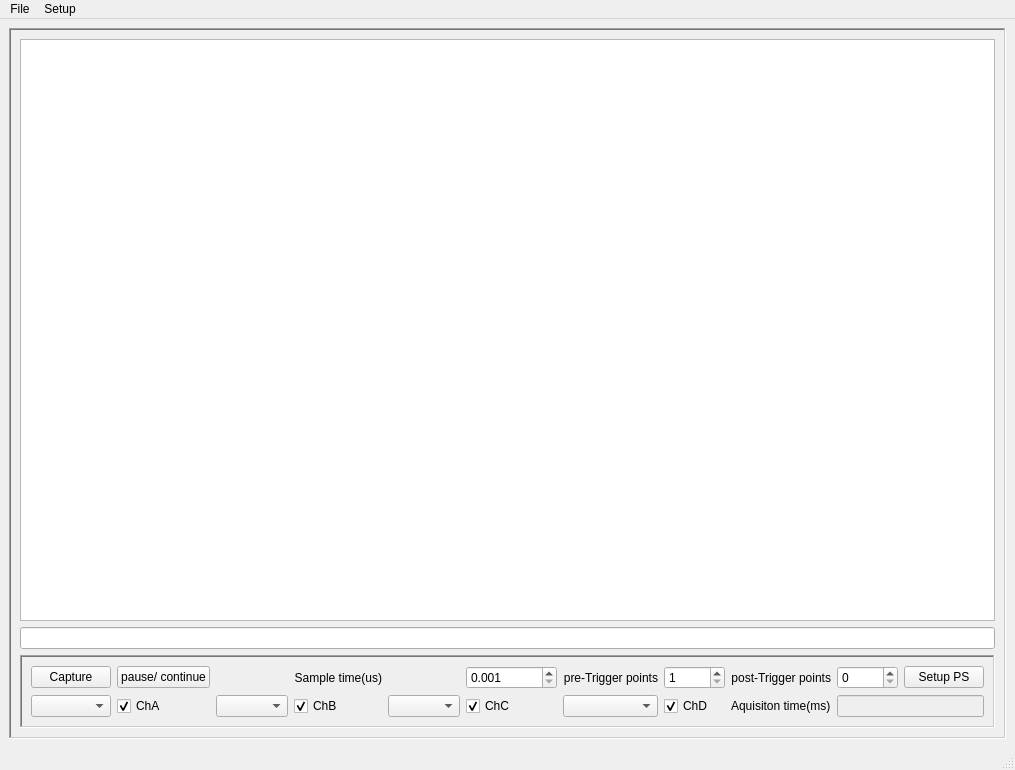
<?xml version="1.0" encoding="UTF-8"?>
<ui version="4.0">
 <class>pico5000MRI</class>
 <widget class="QMainWindow" name="pico5000MRI">
  <property name="geometry">
   <rect>
    <x>0</x>
    <y>0</y>
    <width>1006</width>
    <height>770</height>
   </rect>
  </property>
  <property name="windowTitle">
   <string>MainWindow</string>
  </property>
  <widget class="QWidget" name="centralwidget">
   <layout class="QVBoxLayout" name="verticalLayout">
    <item>
     <widget class="QFrame" name="frame">
      <property name="autoFillBackground">
       <bool>true</bool>
      </property>
      <property name="frameShape">
       <enum>QFrame::WinPanel</enum>
      </property>
      <property name="frameShadow">
       <enum>QFrame::Sunken</enum>
      </property>
      <layout class="QGridLayout" name="gridLayout">
       <item row="0" column="0">
        <widget class="PlotWidget" name="picoPlot"/>
       </item>
       <item row="2" column="0">
        <widget class="QFrame" name="frame_2">
         <property name="minimumSize">
          <size>
           <width>0</width>
           <height>50</height>
          </size>
         </property>
         <property name="frameShape">
          <enum>QFrame::WinPanel</enum>
         </property>
         <property name="frameShadow">
          <enum>QFrame::Sunken</enum>
         </property>
         <layout class="QVBoxLayout" name="verticalLayout_2">
          <item>
           <layout class="QGridLayout" name="gridLayout_2">
            <item row="0" column="7">
             <widget class="QLabel" name="label_2">
              <property name="text">
               <string>pre-Trigger points</string>
              </property>
              <property name="alignment">
               <set>Qt::AlignRight|Qt::AlignTrailing|Qt::AlignVCenter</set>
              </property>
             </widget>
            </item>
            <item row="1" column="10" colspan="2">
             <widget class="QLineEdit" name="leAcquisitionTime">
              <property name="enabled">
               <bool>false</bool>
              </property>
              <property name="toolTip">
               <string>Totla aquisition time include pre and post trigger intervals</string>
              </property>
             </widget>
            </item>
            <item row="0" column="9">
             <widget class="QLabel" name="label_3">
              <property name="text">
               <string>post-Trigger points</string>
              </property>
              <property name="alignment">
               <set>Qt::AlignRight|Qt::AlignTrailing|Qt::AlignVCenter</set>
              </property>
             </widget>
            </item>
            <item row="0" column="10">
             <widget class="QSpinBox" name="sbPostTriggerPoints">
              <property name="maximum">
               <number>10000</number>
              </property>
             </widget>
            </item>
            <item row="0" column="2">
             <widget class="QPushButton" name="pbPauseContinue">
              <property name="toolTip">
               <string>toggles between pause (red) and capture (green) when pulse sequence is going</string>
              </property>
              <property name="text">
               <string>pause/ continue</string>
              </property>
             </widget>
            </item>
            <item row="0" column="8">
             <widget class="QSpinBox" name="sbPreTriggerPoints">
              <property name="minimum">
               <number>1</number>
              </property>
              <property name="maximum">
               <number>10000</number>
              </property>
             </widget>
            </item>
            <item row="1" column="9">
             <widget class="QLabel" name="label_4">
              <property name="text">
               <string>Aquisiton time(ms)</string>
              </property>
             </widget>
            </item>
            <item row="1" column="3">
             <widget class="QComboBox" name="comboBox_2"/>
            </item>
            <item row="0" column="0">
             <widget class="QPushButton" name="pbPicoCapture">
              <property name="text">
               <string>Capture</string>
              </property>
             </widget>
            </item>
            <item row="0" column="6">
             <widget class="QDoubleSpinBox" name="dspboxSampleTime">
              <property name="decimals">
               <number>3</number>
              </property>
              <property name="minimum">
               <double>0.001000000000000</double>
              </property>
              <property name="maximum">
               <double>1000000.000000000000000</double>
              </property>
              <property name="singleStep">
               <double>1.000000000000000</double>
              </property>
             </widget>
            </item>
            <item row="0" column="4">
             <widget class="QLabel" name="label">
              <property name="toolTip">
               <string>digitization time, Time between successive measuremetns</string>
              </property>
              <property name="text">
               <string>Sample time(us)</string>
              </property>
              <property name="alignment">
               <set>Qt::AlignRight|Qt::AlignTrailing|Qt::AlignVCenter</set>
              </property>
             </widget>
            </item>
            <item row="0" column="11">
             <widget class="QPushButton" name="pbSetupPS">
              <property name="text">
               <string>Setup PS</string>
              </property>
             </widget>
            </item>
            <item row="1" column="5">
             <widget class="QComboBox" name="comboBox_3"/>
            </item>
            <item row="1" column="7">
             <widget class="QComboBox" name="comboBox_4"/>
            </item>
            <item row="1" column="8">
             <widget class="QCheckBox" name="checkBox_4">
              <property name="text">
               <string>ChD</string>
              </property>
              <property name="checked">
               <bool>true</bool>
              </property>
             </widget>
            </item>
            <item row="1" column="6">
             <widget class="QCheckBox" name="checkBox_3">
              <property name="text">
               <string>ChC</string>
              </property>
              <property name="checked">
               <bool>true</bool>
              </property>
             </widget>
            </item>
            <item row="1" column="4">
             <widget class="QCheckBox" name="checkBox_2">
              <property name="text">
               <string>ChB</string>
              </property>
              <property name="checked">
               <bool>true</bool>
              </property>
             </widget>
            </item>
            <item row="1" column="2">
             <widget class="QCheckBox" name="checkBox">
              <property name="text">
               <string>ChA</string>
              </property>
              <property name="checked">
               <bool>true</bool>
              </property>
             </widget>
            </item>
            <item row="1" column="0">
             <widget class="QComboBox" name="comboBox"/>
            </item>
           </layout>
          </item>
         </layout>
        </widget>
       </item>
       <item row="1" column="0">
        <widget class="QLineEdit" name="leMessages"/>
       </item>
      </layout>
     </widget>
    </item>
   </layout>
  </widget>
  <widget class="QMenuBar" name="menubar">
   <property name="geometry">
    <rect>
     <x>0</x>
     <y>0</y>
     <width>1006</width>
     <height>21</height>
    </rect>
   </property>
   <widget class="QMenu" name="menuSetup">
    <property name="title">
     <string>Setup</string>
    </property>
   </widget>
   <widget class="QMenu" name="menuFile">
    <property name="title">
     <string>File</string>
    </property>
   </widget>
   <addaction name="menuFile"/>
   <addaction name="menuSetup"/>
  </widget>
  <widget class="QStatusBar" name="statusbar"/>
 </widget>
 <customwidgets>
  <customwidget>
   <class>PlotWidget</class>
   <extends>QGraphicsView</extends>
   <header location="global">pyqtgraph</header>
  </customwidget>
 </customwidgets>
 <resources/>
 <connections/>
</ui>
